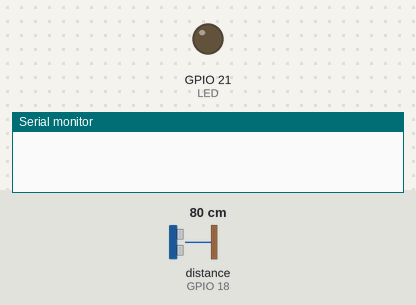
Recording of a sketch running on a simulated ESP32. Shown: output pins drawn as LEDs (lit = HIGH), the last lines printed to the serial monitor. Wiring (inferred from the names in the program): ultrasonic range finder: trigger GPIO 5; echo GPIO 18. Inputs (shaded band) come from the test bench; at power-on: distance to the obstacle (sensor on GPIO 18) 80 cm. The echo pulse lasts 58.3 µs per cm; pins used as bus, display or sensor lines are not drawn.

Above: at 0.0 s.
At 1.1 s:
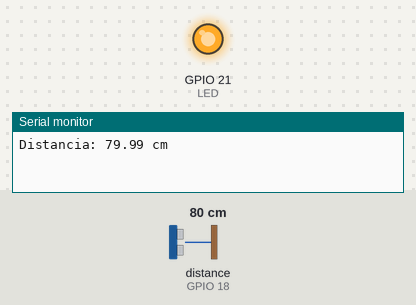
Timing chart, 0 to 2.6 s (numbered marks = the images above):
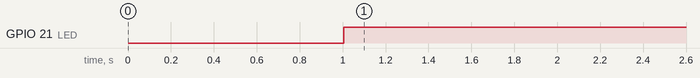

Measured:
- by itself, GPIO 21 (LED): LOW → HIGH at 1.0 s

The sketch:

ultrassonico_interrupt.ino
```cpp
// Projeto 02 - SEL0614 - Aplicação de Microprocessadores //
// Prof. Ricardo Augusto de Souza Fernandes - EESC/USP //
// Aluno: Caio Florentin de Oliveira - - Eng. Computação //
// Aluno: Vitor Augusto Tibério - 14658834 - Eng. Elétrica //

// Definindo os pinos //

# define ECHO 18
# define TRIGGER 5
# define LED 21

// Varaiáveis Globais //

volatile bool deveChecarDistancia = false; // cria uma variável booleana volátil
hw_timer_t *timer = NULL; //cria o timer

void ARDUINO_ISR_ATTR onTimer(){
  deveChecarDistancia = true;
}

void setup() {
  Serial.begin(115200);
  pinMode(TRIGGER, OUTPUT);
  pinMode(ECHO, INPUT);
  pinMode(LED, OUTPUT);
  timer = timerBegin(500000);
  timerAttachInterrupt(timer, &onTimer);
  timerAlarm(timer, 500000, true, 0);

}

void loop() {
  if (deveChecarDistancia){
    deveChecarDistancia = false;
    // Gera o pulso do ultrassônico //
    digitalWrite(TRIGGER, LOW);
    delayMicroseconds(2);
    digitalWrite(TRIGGER, HIGH);
    delayMicroseconds(10);
    digitalWrite(TRIGGER, LOW);
    // Calcula a distância //
    long duration = pulseIn(ECHO, HIGH);
    float distanceCm = duration * 0.0343 / 2.0;
    // Mostra na Serial //
    Serial.print("Distancia: ");
    Serial.print(distanceCm);
    Serial.println(" cm");
    if (distanceCm > 0 && distanceCm < 150){
      digitalWrite(LED, HIGH);
    } else {
      digitalWrite(LED, LOW);
    }
  }
}
```
